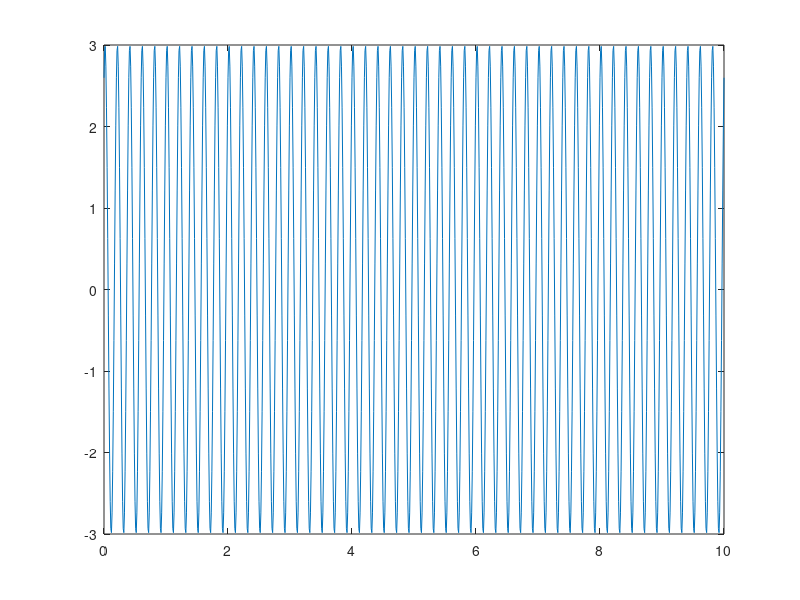
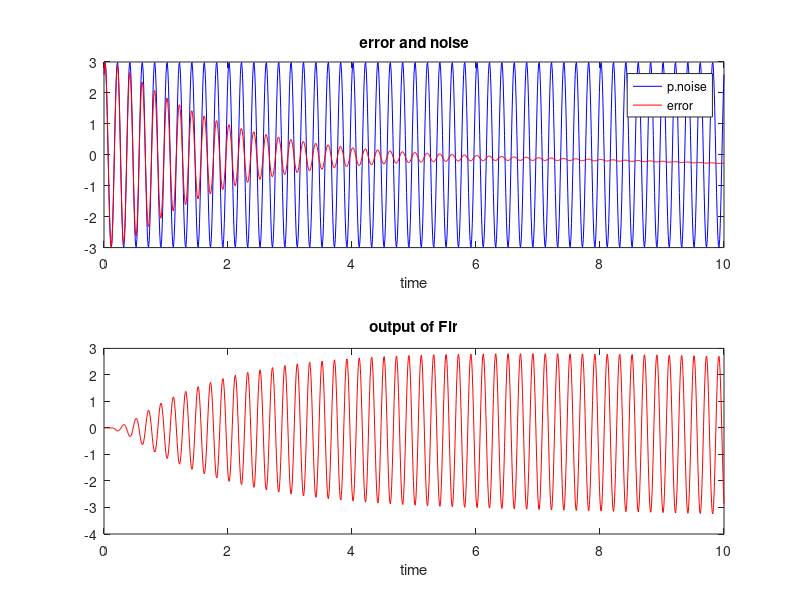
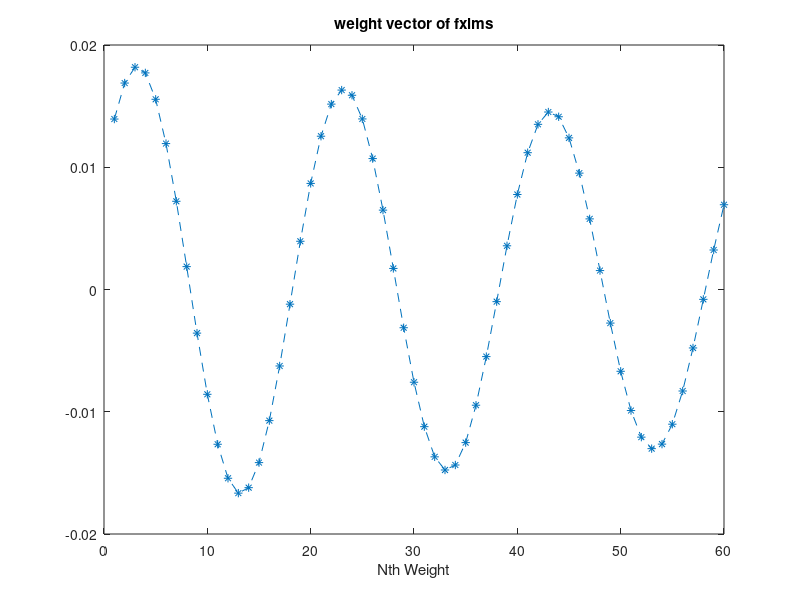
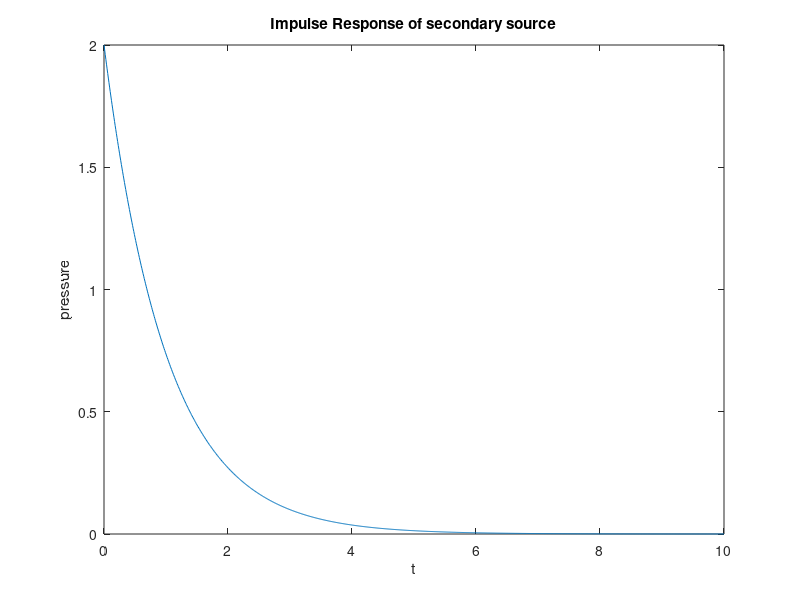

Write the MATLAB code that produced these figures, in order.
%impulse response
freq=5;
phi=pi/3;
sample=20*freq;
dt=1/sample;
t=0:dt:10;
t=t';
X_ps=3*sin(2*pi*freq*t+phi);%primary signal noise
plot(t,X_ps);
%secondary path impulse response
A=2;
zeta=0.05;
Wn=20;
wd=sqrt(1-zeta^2);
phil=pi/3;
Y_sec_Ir=A*exp(-zeta*Wn*t);
figure(6)
plot(t,Y_sec_Ir);
title('Impulse Response of secondary source');
xlabel('t');
ylabel('pressure');
Xr=sin(2*pi*freq*t);

N=60;%filter size
W=zeros(N,1);%vector
mu=0.00001;%learning rate
Xr_in=zeros(N,1);%convolving parameter input to Fir
M=length(t);
Y_t=zeros();
E_t=zeros();
Xfr=zeros(N,1);%Xfr=Xr*secd.path
Xr_2=zeros(M,1);%store all refernce value over given time
%X_ps=3*sin(2*pi*freq*t+phi);
Yf=zeros(M,1);%o/p of fir
T2=zeros();
for n=1:M%convolving for entire time span using fir(n)
    Xr_in=[Xr(n);Xr_in(1:N-1)];%total size equal to fir(n)
    Y=sum(Xr_in.*W);%o/p of fir_conv sum
    Xr_2=[Xr(n);Xr_2(1:M-1)];%conv step 01
    sz=size(Y);
    disp(sz);
    Xfr_n=sum(Xr_2.*Y_sec_Ir);%conv step 2
     %ys=y*sec_ir
    Yf=[Y;Yf(1:M-1)];%o/p fir filter
    Ys=sum(Yf.*Y_sec_Ir);%conv. sum
    e=X_ps(n)+Ys;%error mic
    Xfr=[Xfr_n;Xfr(1:N-1)];
    W=W-mu*e*Xfr;%update weights
    E_t(n)=e;%error in time
    Y_t(n)=Ys;%output to the fir
    figure(3)
    plot(W,'*--');
    title('weight vector of fxlms')
    xlabel('Nth Weight');
    n_iter=n;
    T2(n)=t(n);
     
end

figure(2)
subplot(2,1,1)
plot(t,X_ps,'b',T2,E_t,'r');
xlabel('time');
title('error and noise')
legend('p.noise','error')

subplot(2,1,2);
plot(T2,Y_t,'r');
title('output of Fir')
xlabel('time');

     







     





